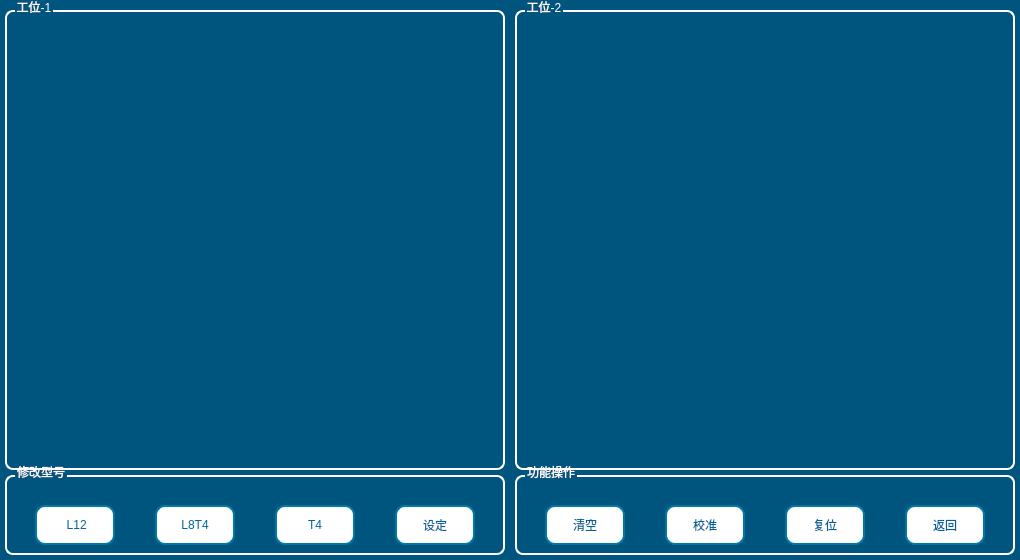
<?xml version="1.0" encoding="UTF-8"?>
<ui version="4.0">
 <class>Node_EF</class>
 <widget class="QWidget" name="Node_EF">
  <property name="geometry">
   <rect>
    <x>0</x>
    <y>0</y>
    <width>1020</width>
    <height>560</height>
   </rect>
  </property>
  <property name="windowTitle">
   <string>Form</string>
  </property>
  <property name="styleSheet">
   <string notr="true">QWidget#Node_EF{
background-color: rgb(255, 255, 255);
background-color: rgb(0, 85, 127);
}
QToolButton{
font: 20pt &quot;宋体&quot;;
color: rgb(0, 101, 150);
border:2px solid rgb(0, 122, 165);
border-radius:10px;
background-color: rgb(255, 255, 255);
}
QToolButton:disabled{
font: 19pt &quot;宋体&quot;;
color: rgb(180, 180, 180);
border-color: rgb(180, 180, 180);
}
QGroupBox{
font: 15pt &quot;宋体&quot;;
color: rgb(255, 255, 255);
border:2px solid rgb(255, 255, 255);
border-radius:8px;
margin-top:20px;
}
QGroupBox:title{
subcontrol-origin: margin;
top:10px;
left: 10px;
}
QLabel{
font: 20pt &quot;宋体&quot;;
color: rgb(0, 122, 165);
}
</string>
  </property>
  <widget class="QGroupBox" name="groupBox_4">
   <property name="geometry">
    <rect>
     <x>515</x>
     <y>455</y>
     <width>500</width>
     <height>100</height>
    </rect>
   </property>
   <property name="title">
    <string>功能操作</string>
   </property>
   <widget class="QToolButton" name="tBtnReset">
    <property name="geometry">
     <rect>
      <x>270</x>
      <y>50</y>
      <width>80</width>
      <height>40</height>
     </rect>
    </property>
    <property name="text">
     <string>复位</string>
    </property>
   </widget>
   <widget class="QToolButton" name="tBtnClear">
    <property name="geometry">
     <rect>
      <x>30</x>
      <y>50</y>
      <width>80</width>
      <height>40</height>
     </rect>
    </property>
    <property name="text">
     <string>清空</string>
    </property>
   </widget>
   <widget class="QToolButton" name="tBtnBack">
    <property name="geometry">
     <rect>
      <x>390</x>
      <y>50</y>
      <width>80</width>
      <height>40</height>
     </rect>
    </property>
    <property name="text">
     <string>返回</string>
    </property>
   </widget>
   <widget class="QToolButton" name="tBtnCheck">
    <property name="geometry">
     <rect>
      <x>150</x>
      <y>50</y>
      <width>80</width>
      <height>40</height>
     </rect>
    </property>
    <property name="text">
     <string>校准</string>
    </property>
   </widget>
  </widget>
  <widget class="QGroupBox" name="gBox_2">
   <property name="geometry">
    <rect>
     <x>515</x>
     <y>-10</y>
     <width>500</width>
     <height>480</height>
    </rect>
   </property>
   <property name="title">
    <string>工位-2</string>
   </property>
   <property name="alignment">
    <set>Qt::AlignCenter</set>
   </property>
  </widget>
  <widget class="QGroupBox" name="gBoxType">
   <property name="geometry">
    <rect>
     <x>5</x>
     <y>455</y>
     <width>500</width>
     <height>100</height>
    </rect>
   </property>
   <property name="title">
    <string>修改型号</string>
   </property>
   <widget class="QToolButton" name="tBtnSet">
    <property name="geometry">
     <rect>
      <x>390</x>
      <y>50</y>
      <width>80</width>
      <height>40</height>
     </rect>
    </property>
    <property name="text">
     <string>设定</string>
    </property>
   </widget>
   <widget class="QToolButton" name="tBtn_T4">
    <property name="geometry">
     <rect>
      <x>270</x>
      <y>50</y>
      <width>80</width>
      <height>40</height>
     </rect>
    </property>
    <property name="text">
     <string>T4</string>
    </property>
   </widget>
   <widget class="QToolButton" name="tBtn_L8T4">
    <property name="geometry">
     <rect>
      <x>150</x>
      <y>50</y>
      <width>80</width>
      <height>40</height>
     </rect>
    </property>
    <property name="text">
     <string>L8T4</string>
    </property>
   </widget>
   <widget class="QToolButton" name="tBtn_L12">
    <property name="geometry">
     <rect>
      <x>30</x>
      <y>50</y>
      <width>80</width>
      <height>40</height>
     </rect>
    </property>
    <property name="text">
     <string> L12</string>
    </property>
   </widget>
  </widget>
  <widget class="QGroupBox" name="gBox_1">
   <property name="geometry">
    <rect>
     <x>5</x>
     <y>-10</y>
     <width>500</width>
     <height>480</height>
    </rect>
   </property>
   <property name="title">
    <string>工位-1</string>
   </property>
   <property name="alignment">
    <set>Qt::AlignCenter</set>
   </property>
  </widget>
 </widget>
 <resources/>
 <connections/>
</ui>
